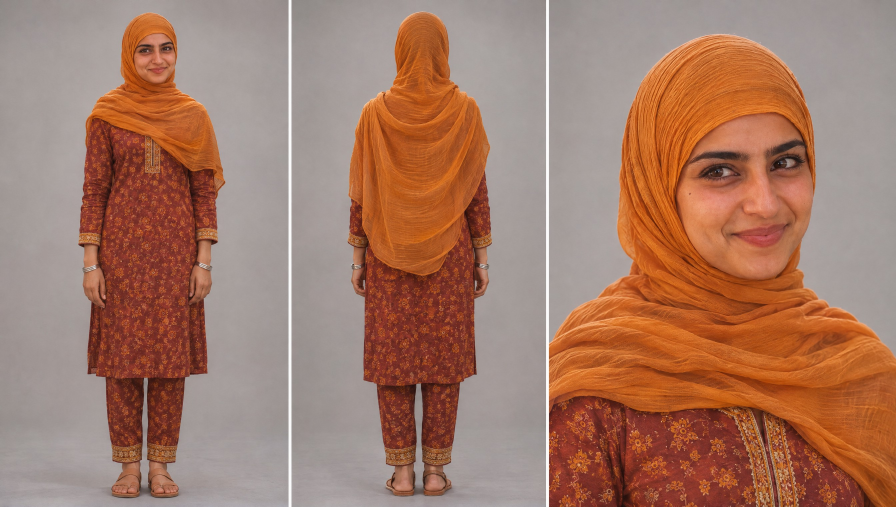
#> input picture bviro/aqr/characters/jokha_sheet.jpg, 2688 x 1520 px (shown at 1/3 size)
$ python -i check_motion_clip.py   (imports and definitions only)
#> lines starting #> are read from the running program, lines starting #| are printed output that depends on the picture
"""Check one motion clip of a story reel (CHARACTER.md section 8b) before it goes into an edit.

The character moves, so his head is found in every frame by the colours of the massar (deep purple with turquoise
embroidery) and cropped around it.

usage: python3 -I check_motion_clip.py CLIP_MP4 START_POSE_PNG OUT_PREFIX [END_POSE_PNG]
Prints: size / fps / frames, decode errors, how far the first (and last) frame is from the pose image, and how the
massar's size and colour hold along the clip. Writes OUT_PREFIX_heads.jpg (the pose head and 15 head close-ups) and
OUT_PREFIX_frames.jpg (10 whole frames, to read the body movement).
"""
import subprocess
import sys

import cv2
import numpy as np
from PIL import Image, ImageDraw

clip, pose, out = sys.argv[1:4]
end_pose = sys.argv[4] if len(sys.argv) > 4 else None
W, H = 1080, 1920


def run(cmd):
    return subprocess.run(cmd, capture_output=True, check=True)


def fit(p):
#> called with p = '../../aqr/characters/jokha_sheet.jpg'
    return np.asarray(Image.open(p).convert("RGB").resize((W, H), Image.LANCZOS))
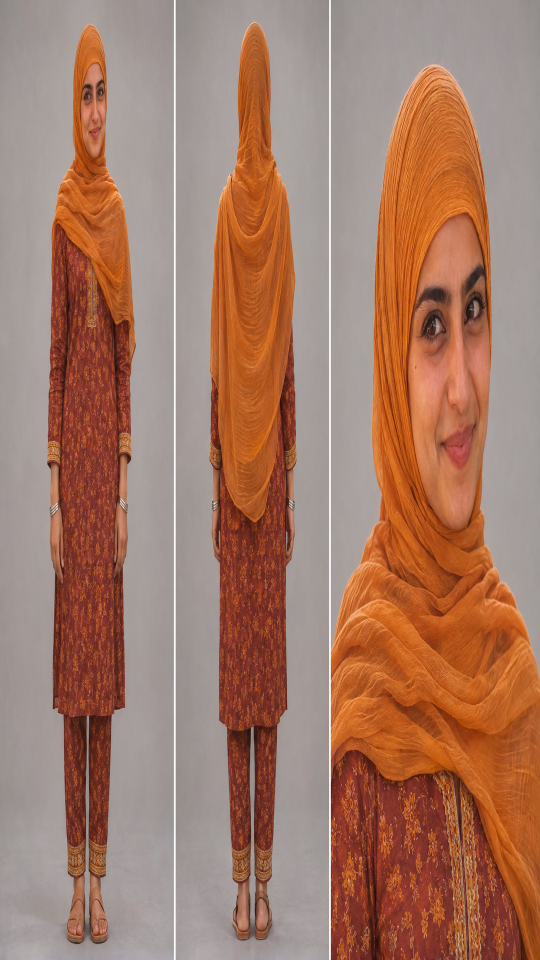
#> returned value: shape (1920, 1080, 3) (shown at 1/2 size); mean of channels 0, 1, 2 164, 121.9, 103; drawn as R, G, B


def massar(frame, near=None):
    """(x0, y0, x1, y1, purple share) of the massar, or None. `near` is the box found in the frame before: the blob
    closest to it is taken, so the blue sky in a window is never mistaken for the massar.

    In fast movement a video model tends to wash the deep purple toward blue, so blue counts as massar here and the
    purple share (purple pixels among purple + blue ones) is what tells whether the colour held."""
    hsv = cv2.cvtColor(frame, cv2.COLOR_RGB2HSV).astype(int)
    h, s, v = hsv[..., 0], hsv[..., 1], hsv[..., 2]
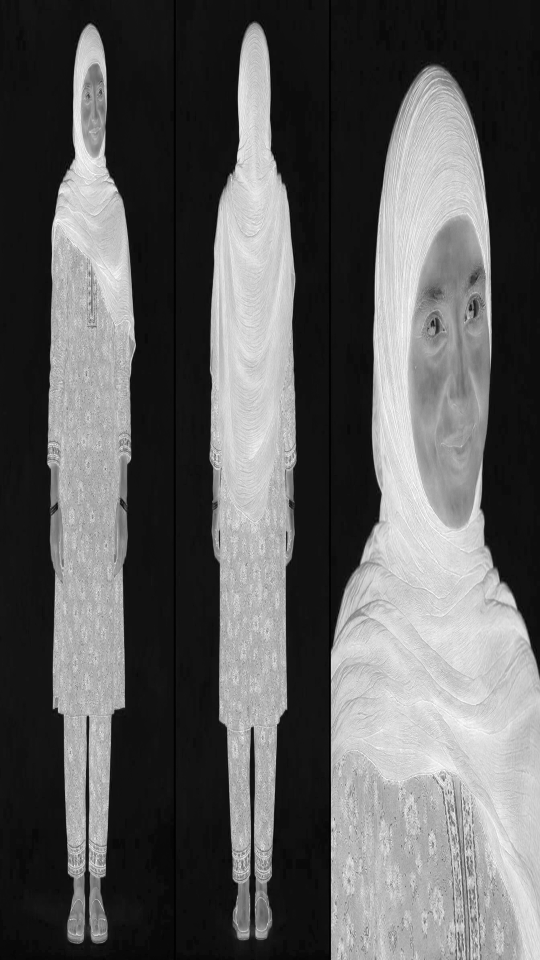
#> s: shape (1920, 1080) int64 (shown at 1/2 size); min 0, max 255, mean 95
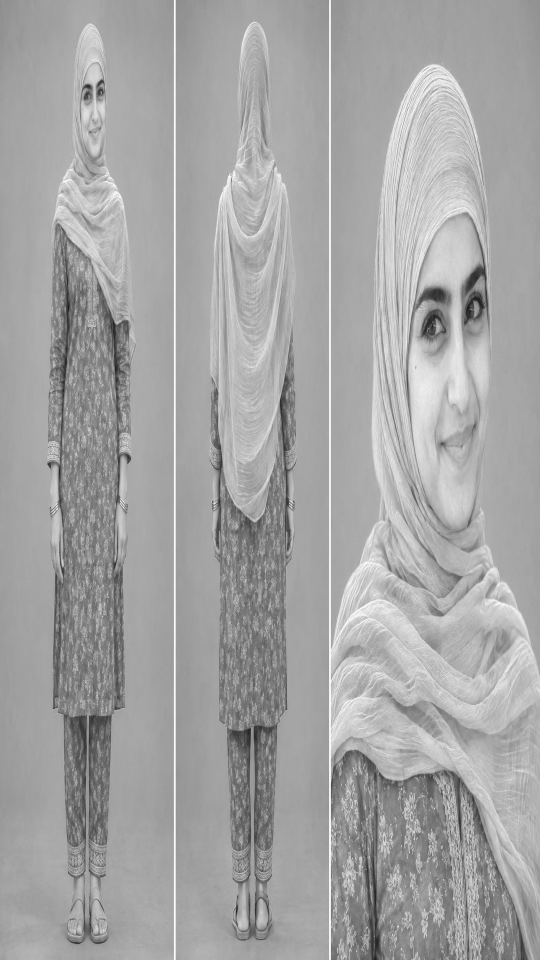
#> v: shape (1920, 1080) int64 (shown at 1/2 size); min 10, max 255, mean 164
    purple = (h >= 128) & (h <= 160) & (s >= 80) & (v >= 40)
#> purple: shape (1920, 1080) bool; every value is 0
    blue = (h >= 106) & (h < 128) & (s >= 110) & (v >= 40)
    turq = (h >= 82) & (h < 106) & (s >= 90) & (v >= 90)
    m = cv2.morphologyEx((purple | blue | turq).astype(np.uint8), cv2.MORPH_CLOSE, np.ones((15, 15), np.uint8))
    m = cv2.morphologyEx(m, cv2.MORPH_OPEN, np.ones((7, 7), np.uint8))
    n, lab, st, cen = cv2.connectedComponentsWithStats(m, 8)
#> lab: shape (1920, 1080) int32; every value is 0
#> n = 1; st = [[0, 0, 1080, 1920, 2073600]]; cen = [[539.5, 959.5]]
    if n <= 1:
        return None
    if near is None:
        k = 1 + int(np.argmax(st[1:, cv2.CC_STAT_AREA]))
    else:
        nx, ny, area = (near[0] + near[2]) / 2, (near[1] + near[3]) / 2, (near[2] - near[0]) * (near[3] - near[1])
        cand = [i for i in range(1, n) if st[i, cv2.CC_STAT_AREA] >= 0.12 * area]
        if not cand:
            return None
        k = min(cand, key=lambda i: (cen[i][0] - nx) ** 2 + (cen[i][1] - ny) ** 2)
    x, y, w, hh = st[k, :4]
    blob = lab == k
    return int(x), int(y), int(x + w), int(y + hh), float((purple & blob).sum()) / max(int(((purple | blue) & blob).sum()), 1)


def head_crop(frame, box):
    """Square crop around the head: the massar, the headset and the beard under it."""
    x0, y0, x1, y1 = box[:4]
    w = x1 - x0
    cx, top = (x0 + x1) / 2, y0 - 0.12 * w
    side = 1.75 * w
    a, b = int(round(cx - side / 2)), int(round(top))
    pad = int(side) + 4
    big = np.pad(frame, ((pad, pad), (pad, pad), (0, 0)), mode="edge")
    return Image.fromarray(big[b + pad: b + pad + int(side), a + pad: a + pad + int(side)])


# [2 lines that did not run here, left out]
# [1 line that did not run here, left out]
# [1 line not run here, left out]
# [2 lines that did not run here, left out]
# [1 line that did not run here, left out]
ref = fit(pose)
# [4 lines not run here, left out]

rb = massar(ref)
# [1 line not run here, left out]
boxes, last = [], rb
#> boxes = []
# [4 lines not run here, left out]
missing = [i for i, b in enumerate(boxes) if b is None]
#> missing = []
ok = [b for b in boxes if b]
#> ok = []
wid = np.array([b[2] - b[0] for b in ok], float)
#> wid = empty array
asp = np.array([(b[3] - b[1]) / max(b[2] - b[0], 1) for b in ok], float)
#> asp = empty array
share = np.array([b[4] for b in ok], float)
#> share = empty array
# [1 line that did not run here, left out]
# [3 lines not run here, left out]
cx = np.array([(b[0] + b[2]) / 2 for b in ok])
#> cx = empty array
cy = np.array([(b[1] + b[3]) / 2 for b in ok])
#> cy = empty array
# [1 line not run here, left out]
# [1 line that did not run here, left out]
# [1 line that did not run here, left out]
faded = [i for i, b in enumerate(boxes) if b and b[4] < 0.6 * start]
#> faded = []
runs = []
# [7 lines not run here, left out]

# [1 line that did not run here, left out]
t = 300
# [1 line that did not run here, left out]
# [3 lines not run here, left out]
sheet = Image.new("RGB", (t * 8, t * 2))
#> sheet: PIL image 2400x600 RGB; every value is 0
# [5 lines not run here, left out]
strip = Image.new("RGB", (216 * 10, 384))
#> strip: PIL image 2160x384 RGB; every value is 0
# [6 lines not run here, left out]

>>> import cv2
>>> picture = cv2.cvtColor(cv2.imread('../../aqr/characters/jokha_sheet.jpg'), cv2.COLOR_BGR2RGB)
#> picture is the input picture: shape (1520, 2688, 3); mean R, G, B 164, 121.9, 103
>>> result = massar(picture)
#> in massar (call 2), `hsv = cv2.cvtColor(frame, cv2.COLOR_RGB2HSV).astype(int)`:
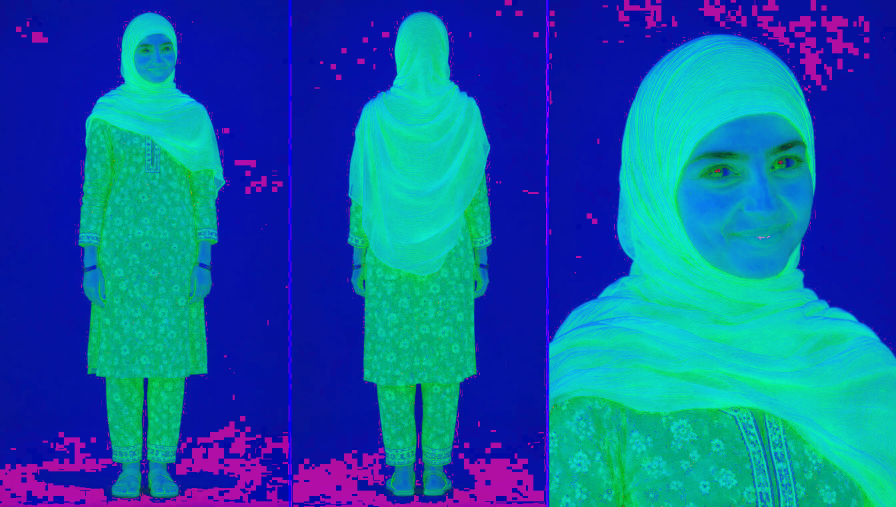
#> hsv: shape (1520, 2688, 3) int64 (shown at 1/3 size); mean R, G, B 16.1, 95.2, 164
#> in massar (call 2), `h, s, v = hsv[..., 0], hsv[..., 1], hsv[..., 2]`:
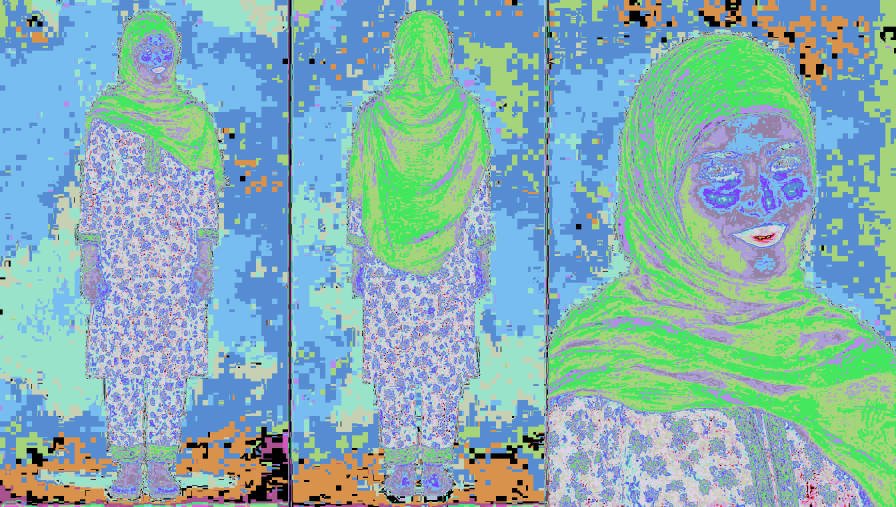
#> h: shape (1520, 2688) int64 (shown at 1/3 size); 100 distinct labels, from 0 to 179; one colour per label, 0 black
#> in massar (call 2), `h, s, v = hsv[..., 0], hsv[..., 1], hsv[..., 2]`:
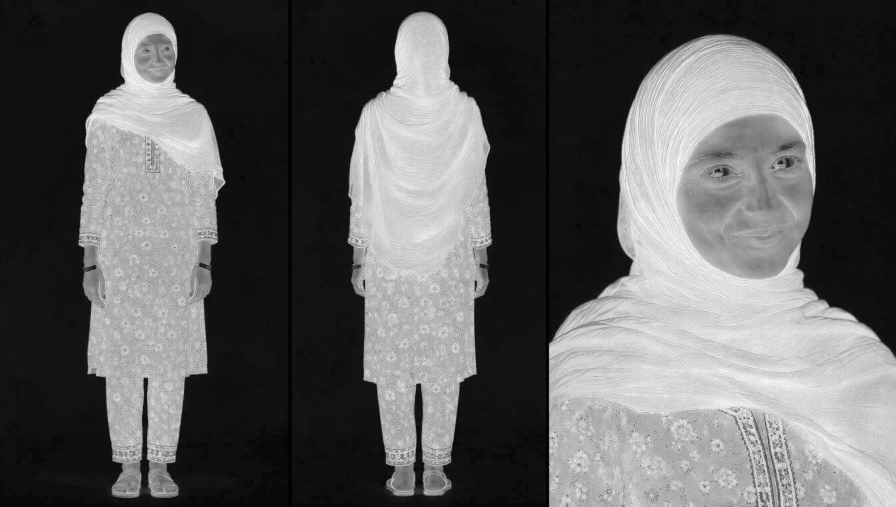
#> s: shape (1520, 2688) int64 (shown at 1/3 size); min 0, max 255, mean 95.2
#> in massar (call 2), `h, s, v = hsv[..., 0], hsv[..., 1], hsv[..., 2]`:
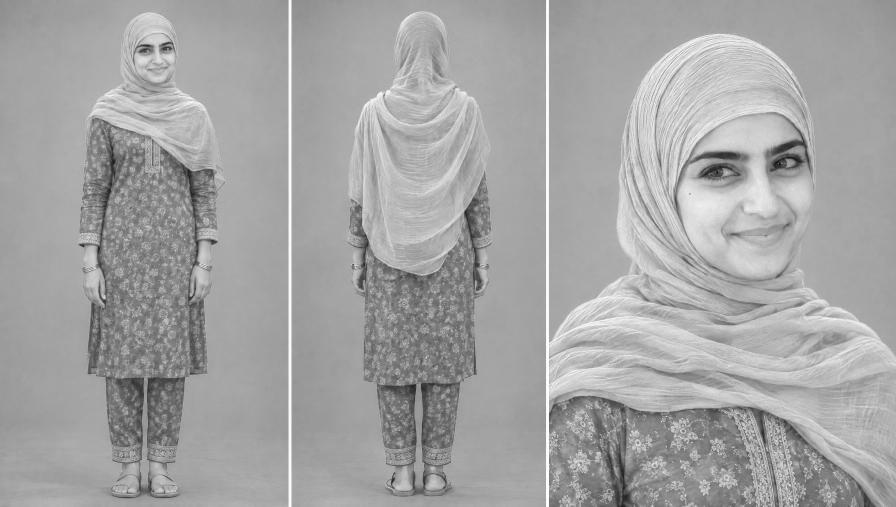
#> v: shape (1520, 2688) int64 (shown at 1/3 size); min 16, max 255, mean 164
#> in massar (call 2), `purple = (h >= 128) & (h <= 160) & (s >= 80) & (v >= 40)`: purple: shape (1520, 2688) bool; every value is 0
#> in massar (call 2), `n, lab, st, cen = cv2.connectedComponentsWithStats(m, 8)`: lab: shape (1520, 2688) int32; every value is 0
#> in massar (call 2), `n, lab, st, cen = cv2.connectedComponentsWithStats(m, 8)`: st = [[0, 0, 2688, 1520, 4085760]]; cen = [[1343.5, 759.5]]
